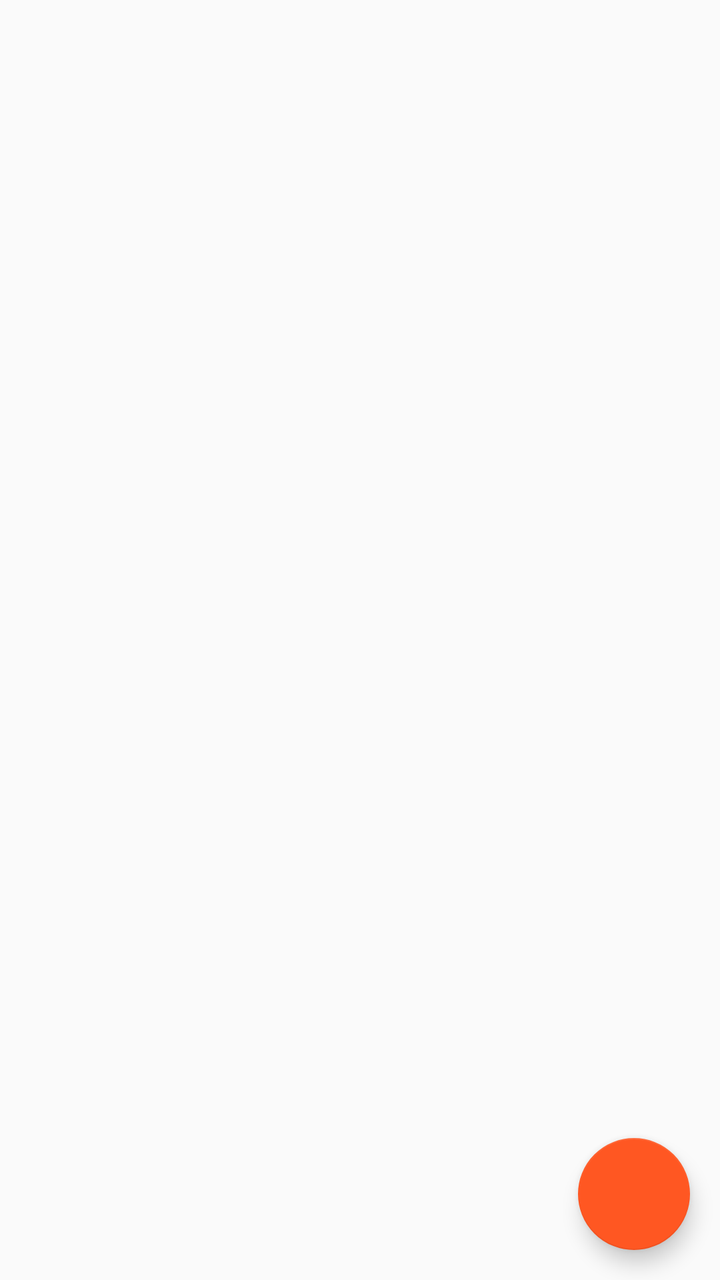
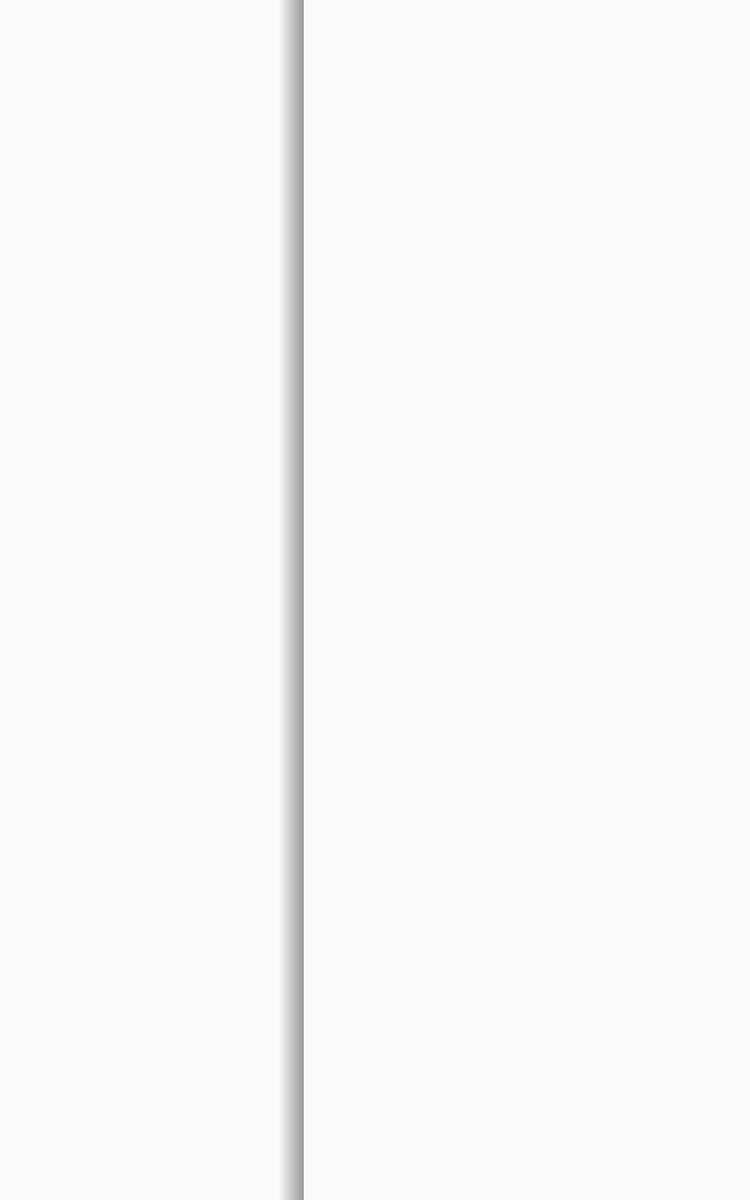

Compare how this app lays out the same screen by default and in its alternative resource folder. The renders come first, then the two layout files and the values they reference.
<!-- AndroidManifest.xml: application theme AppTheme -->
<!-- res/layout/activity_main.xml -->
<RelativeLayout xmlns:android="http://schemas.android.com/apk/res/android"
    android:orientation="vertical"
    android:id="@+id/content"
    android:layout_width="fill_parent"
    android:layout_height="fill_parent">

    <RelativeLayout
        android:layout_height="match_parent"
        android:layout_width="match_parent"
        android:id="@+id/fragmentLayout">
    </RelativeLayout>
    <android.support.design.widget.FloatingActionButton
        android:id="@+id/fab_nueva_tarea"
        android:layout_width="wrap_content"
        android:layout_height="wrap_content"
        android:layout_alignParentEnd="true"
        android:layout_alignParentRight="true"
        android:layout_alignParentTop="false"
        android:layout_alignParentBottom="true"
        android:layout_margin="15dp"
        android:onClick="addHomeworkButton"
        android:src="@drawable/ic_action_new" />
</RelativeLayout>
<!-- resources referenced by this layout -->
<resources>
  <style name="AppTheme" parent="Theme.AppCompat.Light.DarkActionBar">
          <item name="colorPrimary">@color/primary</item>
          <item name="colorPrimaryDark">@color/primaryDark</item>
          <item name="colorAccent">@color/accent</item>
      </style>
  <color name="primary">#fb8c00</color>
  <color name="primaryDark">#ef6c00</color>
  <color name="accent">#ff5722</color>
</resources>
<!-- res/layout-sw600dp/activity_main.xml (the repository's variant of the layout above) -->
<!-- drawn on a 7-inch tablet held upright -->
<LinearLayout xmlns:android="http://schemas.android.com/apk/res/android"
    android:orientation="horizontal"
    android:id="@+id/content"
    android:layout_width="fill_parent"
    android:layout_height="fill_parent">

    <LinearLayout android:id="@+id/view_find_group"
        android:layout_width="match_parent"
        android:layout_height="match_parent"
        android:gravity="center"
        android:orientation="vertical"
        android:visibility="gone">

        <TextView
            android:layout_width="240dp"
            android:layout_height="wrap_content"
            android:text="@string/no_group"/>

        <android.support.v7.widget.AppCompatButton
            android:layout_width="240dp"
            android:layout_height="wrap_content"
            android:text="@string/action_find_group"
            android:onClick="findGroup"/>

    </LinearLayout>

    <FrameLayout
        android:id="@+id/fragmentLayout"
        android:layout_width="0dp"
        android:layout_weight="25"
        android:layout_height="match_parent"
        />

    <View
        android:layout_width="20dp"
        android:layout_height="match_parent"
        android:background="@drawable/shadow"/>

    <FrameLayout
        android:id="@+id/fragmentLayout2"
        android:layout_width="0dp"
        android:layout_height="match_parent"
        android:layout_weight="40" />
</LinearLayout>
<!-- resources referenced by the variant -->
<!-- as a 7-inch tablet held upright resolves them -->
<resources>
  <!-- drawable shadow (drawable) -->
  <?xml version="1.0" encoding="utf-8"?>
  <shape xmlns:android="http://schemas.android.com/apk/res/android"
      android:shape="rectangle">
  
      <gradient
          android:angle="360"
          android:endColor="#88444444"
          android:startColor="@android:color/transparent"
          />
  
  </shape>
  <string name="action_find_group">Find group</string>
  <string name="no_group">You still aren\'t registered to a group</string>
  <style name="AppTheme" parent="Theme.AppCompat.Light.DarkActionBar">
          <item name="colorPrimary">@color/primary</item>
          <item name="colorPrimaryDark">@color/primaryDark</item>
          <item name="colorAccent">@color/accent</item>
      </style>
  <color name="primary">#fb8c00</color>
  <color name="primaryDark">#ef6c00</color>
  <color name="accent">#ff5722</color>
</resources>
